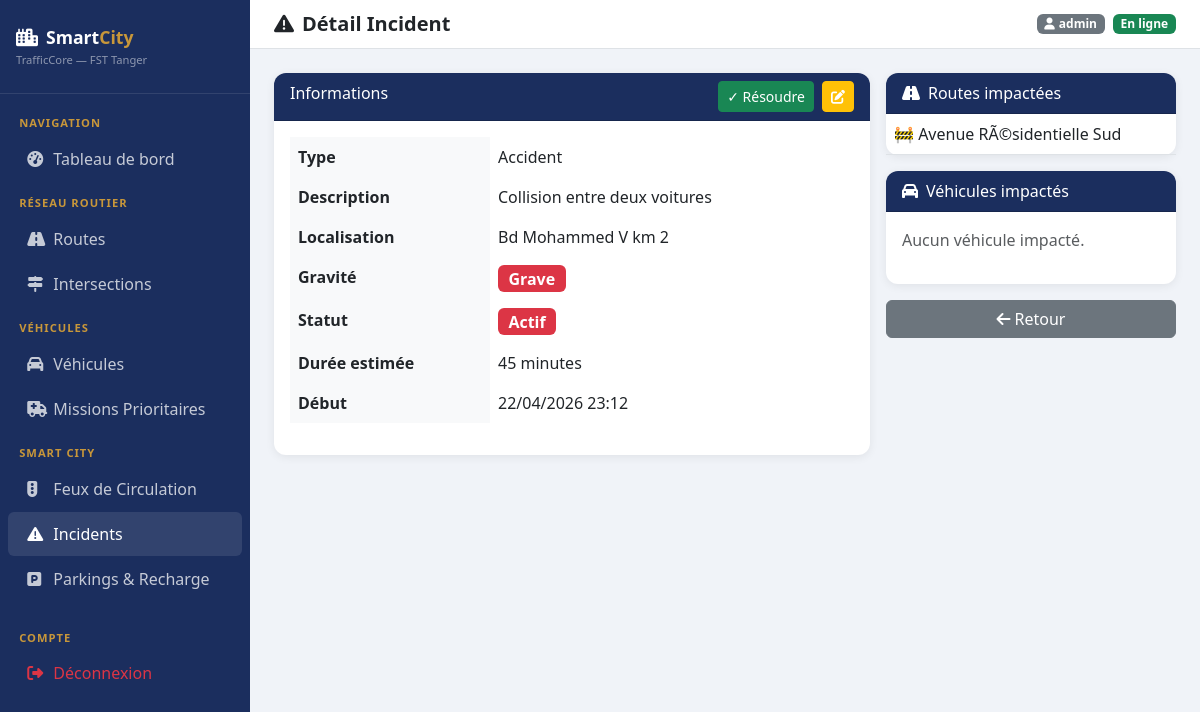
Screenshot of /incidents/1/ (signed in) with the database file from the repository.
### incidents/models.py (models this page shows, shortened)
class Incident(models.Model):
    TYPE_CHOICES = [
        ('accident','Accident'), ('blocage','Route bloquée'),
        ('congestion','Congestion'), ('travaux','Travaux'), ('urgence','Urgence'),
    ]
    GRAVITE_CHOICES = [('faible','Faible'), ('moyen','Moyen'), ('grave','Grave'), ('critique','Critique')]
    STATUT_CHOICES = [('actif','Actif'), ('en_cours','En cours de résolution'), ('resolu','Résolu')]
    type = models.CharField(max_length=20, choices=TYPE_CHOICES)
    description = models.TextField()
    localisation = models.CharField(max_length=300)
    gravite = models.CharField(max_length=10, choices=GRAVITE_CHOICES, default='moyen')
    statut = models.CharField(max_length=20, choices=STATUT_CHOICES, default='actif')
    duree_estimee = models.IntegerField(default=30, help_text="Durée estimée en minutes")
    date_debut = models.DateTimeField(auto_now_add=True)
    date_resolution = models.DateTimeField(null=True, blank=True)
    routes_impactees = models.ManyToManyField(Route, blank=True, related_name='incidents')
    vehicules_impactes = models.ManyToManyField(Vehicule, blank=True, related_name='incidents')
    route_alternative = models.ForeignKey(Route, on_delete=models.SET_NULL, null=True, blank=True,
                                           related_name='alternative_pour')
    class Meta: ordering = ['-date_debut']

### traffic/models.py (models this page shows, shortened)
class Route(models.Model):
    SENS_CHOICES = [('1', 'Sens unique'), ('2', 'Double sens')]
    ETAT_CHOICES = [('ouvert', 'Ouverte'), ('ferme', 'Fermée'), ('travaux', 'En travaux')]
    nom = models.CharField(max_length=200)
    longueur_km = models.FloatField(default=1.0)
    nb_voies = models.IntegerField(default=2)
    vitesse_limite = models.IntegerField(default=50)
    sens = models.CharField(max_length=1, choices=SENS_CHOICES, default='2')
    etat = models.CharField(max_length=20, choices=ETAT_CHOICES, default='ouvert')
    zone = models.ForeignKey(ZoneUrbaine, on_delete=models.SET_NULL, null=True, blank=True)
    intersections = models.ManyToManyField(Intersection, blank=True, related_name='routes')
    date_creation = models.DateTimeField(auto_now_add=True)
    class Meta: ordering = ['nom']

### incidents/views.py (the view)
# urls.py: path('<int:pk>/', views.incident_detail, name='incident_detail'),
@login_required
def incident_detail(request, pk):
    incident = get_object_or_404(Incident, pk=pk)
    return render(request, 'incidents/incident_detail.html', {'incident': incident})

### templates/incidents/incident_detail.html (shortened to what this page needs)
{% extends 'base.html' %}
{% block page_title %}<i class="fas fa-exclamation-triangle me-2"></i>Détail Incident{% endblock %}
{% block content %}
<div class="row g-3">
    <div class="col-md-8">
        <div class="card">
            <div class="card-header d-flex justify-content-between">
                <span>Informations</span>
                <div class="d-flex gap-2">
                    {% if incident.statut != 'resolu' %}
                    <a href="{% url 'incident_resoudre' incident.pk %}" class="btn btn-sm btn-success">✓ Résoudre</a>
                    {% endif %}
                    <a href="{% url 'incident_update' incident.pk %}" class="btn btn-sm btn-warning text-white"><i class="fas fa-edit"></i></a>
                </div>
            </div>
            <div class="card-body">
                <table class="table table-borderless">
                    <tr><th style="width:200px">Type</th><td>{{ incident.get_type_display }}</td></tr>
                    <tr><th>Description</th><td>{{ incident.description }}</td></tr>
                    <tr><th>Localisation</th><td>{{ incident.localisation }}</td></tr>
                    <tr><th>Gravité</th><td>
                        {% if incident.gravite == 'critique' %}<span class="badge bg-dark fs-6">Critique</span>
                        {% elif incident.gravite == 'grave' %}<span class="badge bg-danger fs-6">Grave</span>
                        {% elif incident.gravite == 'moyen' %}<span class="badge bg-warning text-dark fs-6">Moyen</span>
                        {% else %}<span class="badge bg-success fs-6">Faible</span>{% endif %}
                    </td></tr>
                    <tr><th>Statut</th><td>
                        {% if incident.statut == 'actif' %}<span class="badge bg-danger fs-6">Actif</span>
                        {% elif incident.statut == 'en_cours' %}<span class="badge bg-warning text-dark fs-6">En cours</span>
                        {% else %}<span class="badge bg-success fs-6">Résolu</span>{% endif %}
                    </td></tr>
                    <tr><th>Durée estimée</th><td>{{ incident.duree_estimee }} minutes</td></tr>
                    <tr><th>Début</th><td>{{ incident.date_debut|date:"d/m/Y H:i" }}</td></tr>
                </table>
            </div>
        </div>
    </div>
    <div class="col-md-4">
        <div class="card mb-3">
            <div class="card-header"><i class="fas fa-road me-2"></i>Routes impactées</div>
            <div class="card-body p-0">
                {% for r in incident.routes_impactees.all %}
                <div class="p-2 border-bottom">🚧 {{ r.nom }}</div>
                {% empty %}<p class="text-muted p-3">Aucune route associée.</p>{% endfor %}
            </div>
        </div>
        <div class="card mb-3">
            <div class="card-header"><i class="fas fa-car me-2"></i>Véhicules impactés</div>
            <div class="card-body p-0">
                {% for v in incident.vehicules_impactes.all %}
                <div class="p-2 border-bottom">🚗 {{ v.immatriculation }}</div>
                {% empty %}<p class="text-muted p-3">Aucun véhicule impacté.</p>{% endfor %}
            </div>
        </div>
        <a href="{% url 'incident_list' %}" class="btn btn-secondary w-100">
            <i class="fas fa-arrow-left me-1"></i>Retour
        </a>
    </div>
</div>
{% endblock %}

### templates/base.html (shortened to what this page needs)
<!DOCTYPE html>
<html lang="fr">
<head>
    <link href="https://cdn.jsdelivr.net/npm/bootstrap@5.3.0/dist/css/bootstrap.min.css" rel="stylesheet">
    <link href="https://cdnjs.cloudflare.com/ajax/libs/font-awesome/6.4.0/css/all.min.css" rel="stylesheet">
</head>
<body>
<div class="sidebar">
    <div class="brand">
        <i class="fas fa-city me-2"></i>Smart<span>City</span>
        <div style="font-size:.7rem;color:rgba(255,255,255,.5);font-weight:400;margin-top:2px">TrafficCore — FST Tanger</div>
    </div>
    <nav class="mt-2">
        <div class="nav-section">Navigation</div>
        <a href="{% url 'dashboard' %}" class="nav-link {% if request.resolver_match.url_name == 'dashboard' %}active{% endif %}">
            <i class="fas fa-tachometer-alt"></i> Tableau de bord
        </a>
        <div class="nav-section">Réseau Routier</div>
        <a href="{% url 'route_list' %}" class="nav-link {% if 'route' in request.resolver_match.url_name %}active{% endif %}">
            <i class="fas fa-road"></i> Routes
        </a>
        <a href="{% url 'intersection_list' %}" class="nav-link {% if 'intersection' in request.resolver_match.url_name %}active{% endif %}">
            <i class="fas fa-map-signs"></i> Intersections
        </a>
        <div class="nav-section">Véhicules</div>
        <a href="{% url 'vehicule_list' %}" class="nav-link {% if 'vehicule' in request.resolver_match.url_name %}active{% endif %}">
            <i class="fas fa-car"></i> Véhicules
        </a>
        <a href="{% url 'mission_list' %}" class="nav-link {% if 'mission' in request.resolver_match.url_name %}active{% endif %}">
            <i class="fas fa-ambulance"></i> Missions Prioritaires
        </a>
        <div class="nav-section">Smart City</div>
        <a href="{% url 'feu_list' %}" class="nav-link {% if 'feu' in request.resolver_match.url_name %}active{% endif %}">
            <i class="fas fa-traffic-light"></i> Feux de Circulation
        </a>
        <a href="{% url 'incident_list' %}" class="nav-link {% if 'incident' in request.resolver_match.url_name %}active{% endif %}">
            <i class="fas fa-exclamation-triangle"></i> Incidents
        </a>
        <a href="{% url 'parking_list' %}" class="nav-link {% if 'parking' in request.resolver_match.url_name %}active{% endif %}">
            <i class="fas fa-parking"></i> Parkings & Recharge
        </a>
        <div class="nav-section mt-3">Compte</div>
        <a href="{% url 'logout' %}" class="nav-link text-danger">
            <i class="fas fa-sign-out-alt"></i> Déconnexion
        </a>
    </nav>
</div>
<div class="main-content">
    <div class="topbar">
        <h5 class="mb-0 fw-bold text-navy">{% block page_title %}Dashboard{% endblock %}</h5>
        <div class="d-flex align-items-center gap-2">
            <span class="badge bg-secondary"><i class="fas fa-user me-1"></i>{{ request.user.username }}</span>
            <span class="badge bg-success">En ligne</span>
        </div>
    </div>
    {% block content %}{% endblock %}
</div>
</body>
</html>

### templates/base.html (style rules this page uses)
:root { --navy: #1B2E5E; --sky: #4A90C4; --gold: #C8973A; --sidebar-w: 250px; }
body { background: #f0f3f8; font-family: 'Segoe UI', sans-serif; }
.sidebar { width: var(--sidebar-w); min-height: 100vh; background: var(--navy); position: fixed; top: 0; left: 0; z-index: 100; overflow-y: auto; }
.sidebar .brand { padding: 1.5rem 1rem; border-bottom: 1px solid rgba(255,255,255,.1); color: white; font-weight: 700; font-size: 1.1rem; }
.sidebar .brand span { color: var(--gold); }
.sidebar .nav-link { color: rgba(255,255,255,.75); padding: .6rem 1.2rem; border-radius: 6px; margin: 2px 8px; transition: all .2s; }
.sidebar .nav-link:hover, .sidebar .nav-link.active { background: rgba(255,255,255,.1); color: white; }
.sidebar .nav-link i { width: 22px; }
.sidebar .nav-section { color: var(--gold); font-size: .7rem; font-weight: 700; text-transform: uppercase; padding: .8rem 1.2rem .2rem; letter-spacing: 1px; }
.main-content { margin-left: var(--sidebar-w); padding: 1.5rem; }
.topbar { background: white; padding: .75rem 1.5rem; margin: -1.5rem -1.5rem 1.5rem; border-bottom: 1px solid #dee2e6; display: flex; align-items: center; justify-content: space-between; }
.card { border: none; border-radius: 12px; box-shadow: 0 2px 10px rgba(0,0,0,.07); }
.card-header { background: var(--navy); color: white; border-radius: 12px 12px 0 0 !important; }
.table th { background: #f8f9fa; font-weight: 600; }

### rows the page displays
Incident: type "Accident", description "Collision entre deux voitures", localisation "Bd Mohammed V km 2", duree_estimee "45", date_debut "22/04/2026 23:12"
Route: nom "Avenue RÃ©sidentielle Sud"

### other values shown
{{ request.user.username }} "admin"
